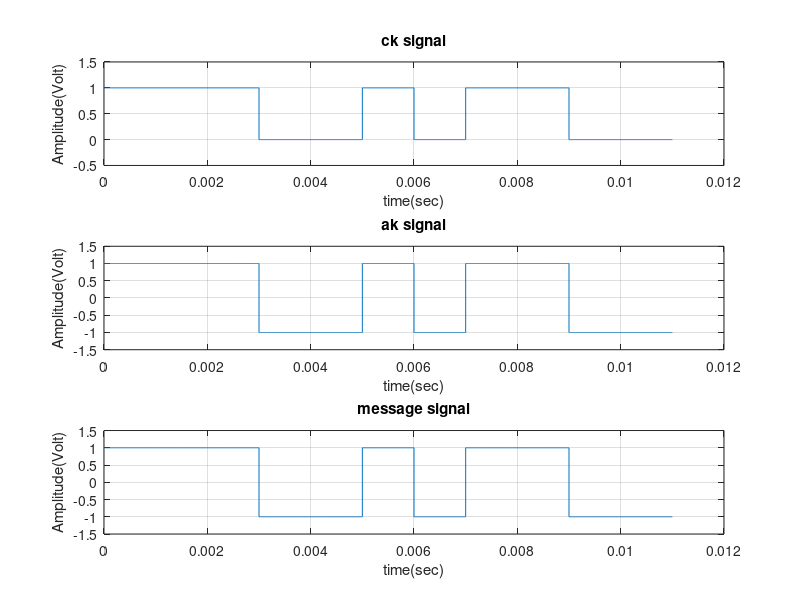

Write the MATLAB code that produced this figure.
% question1(b)
clc;
close all;

Tb = .001;

%defining ck
t1 = 0:Tb/999:Tb;
t2 = Tb:Tb/999:2*Tb;
t3 = 2*Tb:Tb/999:3*Tb;
t4 = 3*Tb:Tb/999:4*Tb;
t5 = 4*Tb:Tb/999:5*Tb;
t6 = 5*Tb:Tb/999:6*Tb;
t7 = 6*Tb:Tb/999:7*Tb;
t8 = 7*Tb:Tb/999:8*Tb;
t9 = 8*Tb:Tb/999:9*Tb;
t10 = 9*Tb:Tb/999:10*Tb;
t11 = 10*Tb:Tb/999:11*Tb;

%defining time 
t = [t1 t2 t3 t4 t5 t6 t7 t8 t9 t10 t11];

%initialising ck
y1 = 1*ones(size(t1));                    
y2 = 1*ones(size(t2));                   
y3 = 1*ones(size(t3));                    
y4 = 0*ones(size(t4));                    
y5 = 0*ones(size(t5));                   
y6 = 1*ones(size(t6));                   
y7 = 0*ones(size(t7));                   
y8 = 1*ones(size(t8));                    
y9 = 1*ones(size(t9));                    
y10 = 0*ones(size(t10));                    
y11 = 0*ones(size(t11));

%defining ck
yck = [y1 y2 y3 y4 y5 y6 y7 y8 y9 y10 y11];

%plot ck
figure(1);
subplot(3,1,1);
plot(t ,yck); 
ylim([-0.5 1.5]);
title("ck signal");
xlabel("time(sec)");
ylabel("Amplitude(Volt)");
grid on; 

%new mapping for ak. 
% 0 matches to 1, 1 matches to -1
y1 = 1*ones(size(t1));                     
y2 = 1*ones(size(t2));                    
y3 = 1*ones(size(t3));                     
y4 = -1*ones(size(t4));                     
y5 = -1*ones(size(t5));                    
y6 = 1*ones(size(t6));                    
y7 = -1*ones(size(t7));                    
y8 = 1*ones(size(t8));                    
y9 = 1*ones(size(t9));                     
y10 = -1*ones(size(t10));                     
y11 = -1*ones(size(t11)); 


yak = [y1 y2 y3 y4 y5 y6 y7 y8 y9 y10 y11];

%plotting ak
subplot(3,1,2);
plot(t,yak); 
ylim([-1.5 1.5]);
title("ak signal");
xlabel("time(sec)");
ylabel("Amplitude(Volt)");
grid on; 


%since mt and ak are same
ym = yak;

%plotting mt
subplot(3,1,3);
plot(t,ym); 
ylim([-1.5 1.5]);
title("message signal");
xlabel("time(sec)");
ylabel("Amplitude(Volt)");
grid on; 
